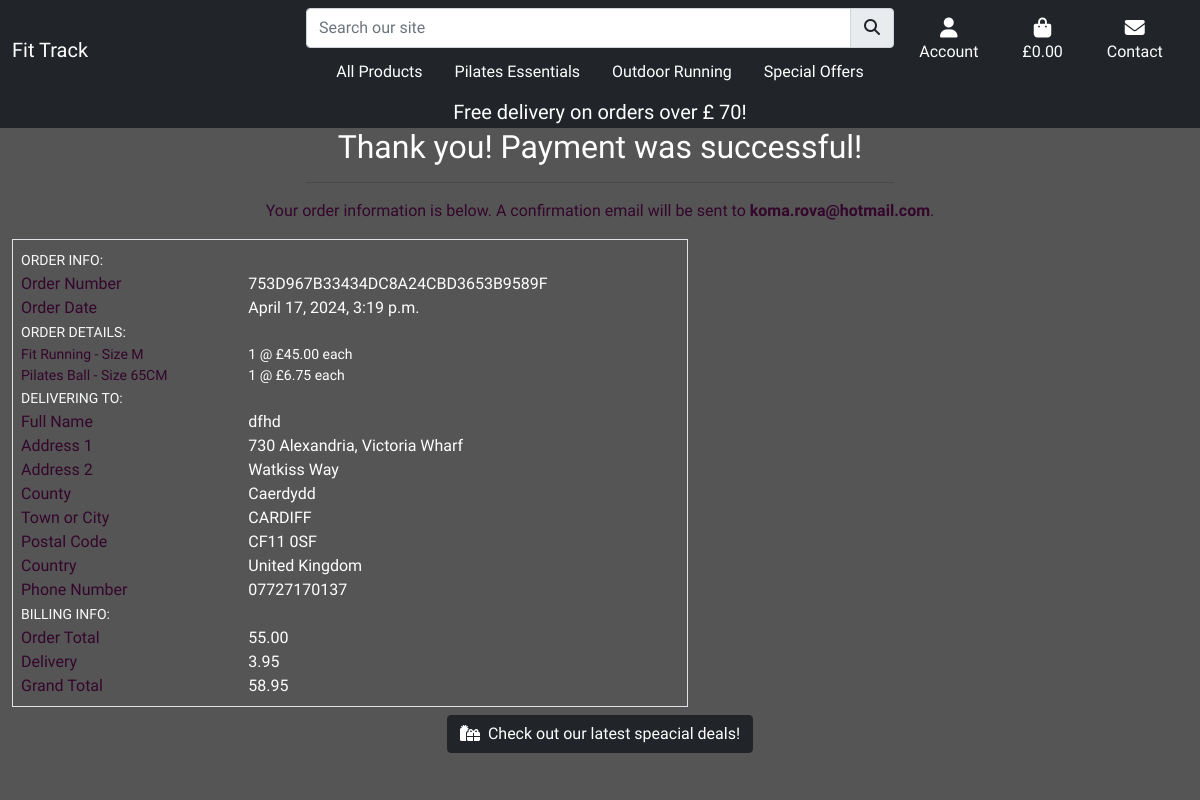
Page /checkout/checkout_success/753D967B33434DC8A24CBD3653B9589F on the committed database.
### checkout/models.py (models this page shows, shortened)
class Order(models.Model):
    order_number = models.CharField(max_length=32, null=False, editable=False)
    full_name = models.CharField(max_length=50, null=False, blank=False)
    email = models.EmailField(max_length=254, null=False, blank=False)
    phone_number = models.CharField(max_length=20, null=False, blank=False)
    country = models.CharField(max_length=40, null=False, blank=False)
    postcode = models.CharField(max_length=20, null=True, blank=True)
    town_or_city = models.CharField(max_length=40, null=False, blank=False)
    street_address1 = models.CharField(max_length=80, null=False, blank=False)
    street_address2 = models.CharField(max_length=80, null=True, blank=True)
    county = models.CharField(max_length=80, null=True, blank=True)
    date = models.DateTimeField(auto_now_add=True)
    delivery_cost = models.DecimalField(max_digits=6, decimal_places=2, null=False, default=0)
    order_total = models.DecimalField(max_digits=10, decimal_places=2, null=False, default=0)
    grand_total = models.DecimalField(max_digits=10, decimal_places=2, null=False, default=0)

class OrderLineItem(models.Model):
    order = models.ForeignKey(Order, null=False, blank=False, on_delete=models.CASCADE, related_name='lineitems')
    product = models.ForeignKey(Product, null=False, blank=False, on_delete=models.CASCADE)
    product_size = models.CharField(max_length=2, null=True, blank=True)
    quantity = models.IntegerField(null=False, blank=False, default=0)
    lineitem_total = models.DecimalField(max_digits=6, decimal_places=2, null=False, blank=False, editable=False)

### products/models.py (models this page shows, shortened)
class Product(models.Model):
    category = models.ForeignKey('Category', null=True, blank=True, on_delete=models.SET_NULL)
    sku = models.CharField(max_length=254, null=True, blank=True)
    name = models.CharField(max_length=254)
    different_size = models.BooleanField(default=False)
    description = models.TextField()
    new = models.BooleanField(default=False)
    on_sale = models.BooleanField(default=False)
    all_specials = models.BooleanField(default=False)
    details = models.CharField(max_length=360)
    materials = models.CharField(max_length=254, null=True,default=None)
    fabric_care = models.TextField()
    price = models.DecimalField(max_digits=6, decimal_places=2)
    rating = models.DecimalField(max_digits=6, decimal_places=2, null=True, blank=True)
    image = models.ImageField(null=True, blank=True)
    size = models.CharField(max_length=254, null=True, blank=True)
    weight =  models.CharField(max_length=254, null=True, blank=True)
    special_price = models.DecimalField(
        max_digits=6, decimal_places=2, null=False, blank=False, default=0)

### checkout/views.py (the view)
# urls.py: path('checkout_success/<order_number>', views.checkout_success, name='checkout_success'),
def checkout_success(request, order_number):
    save_info = request.session.get('save_info')
    order = get_object_or_404(Order, order_number=order_number)
    messages.success(request, f'Order successfully processed! \
        Your order number is {order_number}. A confirmation \
        email will be sent to {order.email}.')
    if 'bag' in request.session:
        del request.session['bag']
    template = 'checkout/checkout_success.html'
    context = {
        'order': order,
    }
    return render(request, template, context)

### bag/contexts.py (called while the page is built, shortened)
def bag_contents(request):
    bag_items = []
    total = 0
    product_count = 0
    bag = request.session.get('bag', {})
    if product_count > 0 and total < settings.FREE_DELIVERY_THRESHOLD:
        delivery = Decimal(settings.STANDARD_DELIVERY_COST)
        free_delivery_delta = settings.FREE_DELIVERY_THRESHOLD - total
    else:
        delivery = 0
        free_delivery_delta = 0
    grand_total = delivery + total
    context = {
        'bag_items': bag_items,
        'total': total,
        'product_count': product_count,
        'delivery': delivery,
        'free_delivery_delta': free_delivery_delta,
        'free_delivery_threshold': settings.FREE_DELIVERY_THRESHOLD,
        'grand_total': grand_total,
    }
    return context

### checkout/templates/checkout/checkout_success.html
{% extends "base.html"%}
{% load static %}
{% block extra_css %}
<link rel="stylesheet" href="{% static 'checkout/css/checkout.css' %}">
{% endblock %}
{% block content %}
<div class="cover"></div>
<div class="container-fluid vh-100 clear-nav">
    {% include 'includes/banner.html'%}
    <div class="row">
        <div class="col text-center ">
            <h2 class="text-white">Thank you! Payment was successful!</h2>
            <hr class="w-50 mx-auto mb-3">
            <p class="text-purple"> Your order information is below. A confirmation email will be sent to <strong>{{ order.email }}</strong>.</p>
        </div>
    </div>
    <div class="row">
        <div class="col-12 col-lg-7">
            <div class="order-confirmation-wrapper p-2 border">
                <div class="row">
                    <div class="col">
                        <small class="text-light text-uppercase font-weight-bold">Order Info:</small>
                    </div>
                </div>
                <div class="row">
                    <div class="col-12 col-md-4">
                        <p class="mb-0 text-purple font-weight-bold">Order Number</p>
                    </div>
                    <div class="col-12 col-md-8 text-md-right">
                        <p class="mb-0">{{ order.order_number }}</p>
                    </div>
                </div>
                <div class="row">
                    <div class="col-12 col-md-4">
                        <p class="mb-0 text-purple font-weight-bold">Order Date</p>
                    </div>
                    <div class="col-12 col-md-8 text-md-right">
                        <p class="mb-0">{{ order.date }}</p>
                    </div>
                </div>
                <div class="row">
                    <div class="col">
                        <small class="text-light text-uppercase font-weight-bold">Order Details:</small>
                    </div>
                </div>
                {% for item in order.lineitems.all %}
                <div class="row">
                    <div class="col-12 col-md-4">
                        <p class="small mb-0 text-purple font-weight-bold">
                            {{ item.product.name }}{% if item.product_size %} - Size {{ item.product.size|upper }}{% endif %}
                        </p>
                    </div>
                    <div class="col-12 col-md-8 text-md-right">
                        {% if item.product.special_price %}
                        <p class="small mb-0">{{ item.quantity }} @ £{{ item.product.special_price }} each</p>
                        {% else %}
                        <p class="small mb-0">{{ item.quantity }} @ £{{ item.product.price }} each</p>
                        {% endif %}
                    </div>
                </div>
                {% endfor %}
                <div class="row">
                    <div class="col">
                        <small class="text-light text-uppercase font-weight-bold">Delivering To:</small>
                    </div>
                </div>
                <div class="row">
                    <div class="col-12 col-md-4">
                        <p class="mb-0 text-purple font-weight-bold">Full Name</p>
                    </div>
                    <div class="col-12 col-md-8 text-md-right">
                        <p class="mb-0">{{ order.full_name }}</p>
                    </div>
                </div>
                <div class="row">
                    <div class="col-12 col-md-4">
                        <p class="mb-0 text-purple font-weight-bold">Address 1</p>
                    </div>
                    <div class="col-12 col-md-8 text-md-right">
                        <p class="mb-0">{{ order.street_address1 }}</p>
                    </div>
                </div>
                {% if order.street_address2 %}
                <div class="row">
                    <div class="col-12 col-md-4">
                        <p class="mb-0 text-purple font-weight-bold">Address 2</p>
                    </div>
                    <div class="col-12 col-md-8 text-md-right">
                        <p class="mb-0">{{ order.street_address2 }}</p>
                    </div>
                </div>
                {% endif %}
                {% if order.county %}
                <div class="row">
                    <div class="col-12 col-md-4">
                        <p class="mb-0 text-purple font-weight-bold">County</p>
                    </div>
                    <div class="col-12 col-md-8 text-md-right">
                        <p class="mb-0">{{ order.county }}</p>
                    </div>
                </div>
                {% endif %}
                <div class="row">
                    <div class="col-12 col-md-4">
                        <p class="mb-0 text-purple font-weight-bold">Town or City</p>
                    </div>
                    <div class="col-12 col-md-8 text-md-right">
                        <p class="mb-0">{{ order.town_or_city }}</p>
                    </div>
                </div>
                {% if order.postcode %}
                <div class="row">
                    <div class="col-12 col-md-4">
                        <p class="mb-0 text-purple font-weight-bold">Postal Code</p>
                    </div>
                    <div class="col-12 col-md-8 text-md-right">
                        <p class="mb-0">{{ order.postcode }}</p>
                    </div>
                </div>
                {% endif %}
                <div class="row">
                    <div class="col-12 col-md-4">
                        <p class="mb-0 text-purple font-weight-bold">Country</p>
                    </div>
                    <div class="col-12 col-md-8 text-md-right">
                        <p class="mb-0">{{ order.country }}</p>
                    </div>
                </div>
                <div class="row">
                    <div class="col-12 col-md-4">
                        <p class="mb-0 text-purple font-weight-bold">Phone Number</p>
                    </div>
                    <div class="col-12 col-md-8 text-md-right">
                        <p class="mb-0">{{ order.phone_number }}</p>
                    </div>
                </div>
                <div class="row">
                    <div class="col">
                        <small class="text-light text-uppercase font-weight-bold">Billing Info:</small>
                    </div>
                </div>
                <div class="row">
                    <div class="col-12 col-md-4">
                        <p class="mb-0 text-purple font-weight-bold">Order Total</p>
                    </div>
                    <div class="col-12 col-md-8 text-md-right">
                        <p class="mb-0">{{ order.order_total }}</p>
                    </div>
                </div>
                <div class="row">
                    <div class="col-12 col-md-4">
                        <p class="mb-0 text-purple font-weight-bold">Delivery</p>
                    </div>
                    <div class="col-12 col-md-8 text-md-right">
                        <p class="mb-0">{{ order.delivery_cost }}</p>
                    </div>
                </div>
                <div class="row">
                    <div class="col-12 col-md-4">
                        <p class="mb-0 text-purple font-weight-bold">Grand Total</p>
                    </div>
                    <div class="col-12 col-md-8 text-md-right">
                        <p class="mb-0">{{ order.grand_total }}</p>
                    </div>
                </div>
            </div>
        </div>
    </div>
        <div class="row">
        <div class="col-12 text-center">
            <a href="{% url 'products' %}?all_specials"  class="btn btn-dark text-center mt-2 shopping-button">
                <i class="fas fa-gifts pe-2"></i>Check out our latest speacial deals!
            </a>
        </div>
    </div>
</div>
{% endblock %}

### static/css/base.css (style rules this page uses)
html { height:100%; }
body { font-family:'Bacasime Antique', serif ; background: url('/media/woman.jpg') no-repeat center center fixed; background-size: cover; height: 100%; display: flex; flex-direction: column; }
.cover { height: 100%; width: 100%; position: fixed; z-index: -1; top: 0; left: 0; background-color: #555; }
.mt-3,.nav-link, p { color:#fff !important; }
.text-purple { color: rgb(52, 6, 44) !important;; }

### rows in the picture
Order: email "koma.rova@hotmail.com", order_number "753D967B33434DC8A24CBD3653B9589F", date "April 17, 2024, 3:19 p.m.", full_name "dfhd", street_address1 "730 Alexandria, Victoria Wharf", street_address2 "Watkiss Way", county "Caerdydd", town_or_city "CARDIFF", postcode "CF11 0SF", country "United Kingdom", phone_number "07727170137", order_total "55.00", delivery_cost "3.95", grand_total "58.95"
OrderLineItem: product.name "Fit Running", product.size "M", quantity "1", product.price "45.00"
OrderLineItem: product.name "Pilates Ball", product.size "65CM", quantity "1", product.special_price "6.75"

### other values in the picture
{{ free_delivery_threshold }} "70"
